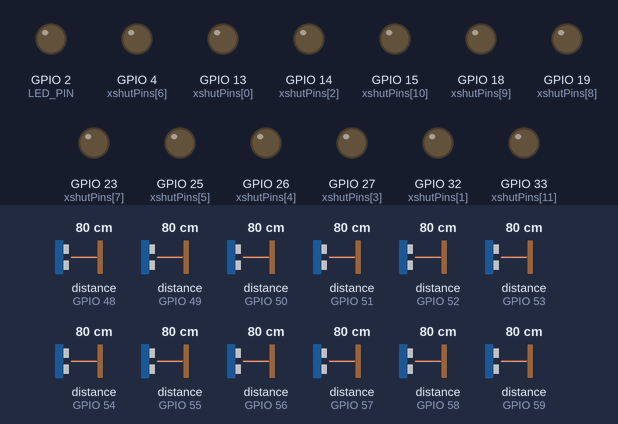
A sketch run on a simulated ESP32. On the bench: output pins drawn as LEDs (lit = HIGH). The test bench sets the inputs (shaded band); at power-on: distance to the obstacle (sensors on GPIO 48, GPIO 49, GPIO 50, GPIO 51, GPIO 53, GPIO 52, GPIO 54, GPIO 55, GPIO 56, GPIO 57, GPIO 58, GPIO 59) 80 cm. What the sketch prints to the serial monitor is not drawn.

Above: at 0.1 s.
At 2.6 s:
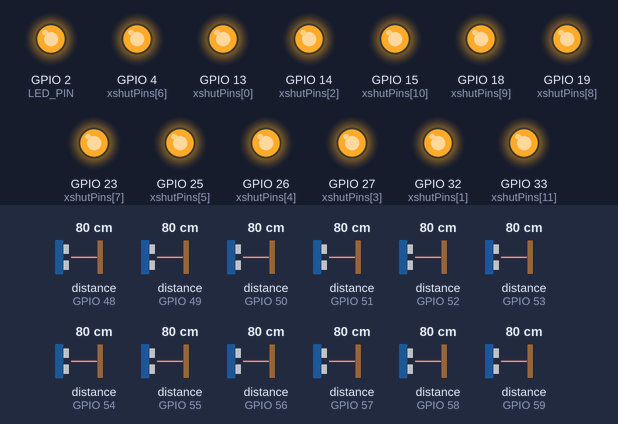
2.7 s: distance to the obstacle (sensor on GPIO 48) set to 2 cm
At 4.0 s:
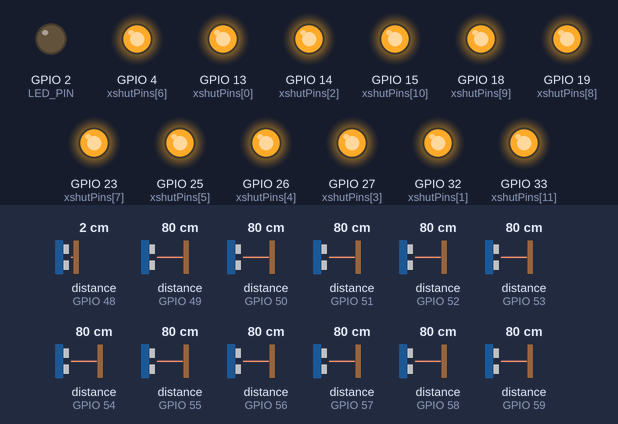
6.3 s: distance to the obstacle (sensor on GPIO 49) set to 2 cm
9.9 s: distance to the obstacle (sensor on GPIO 50) set to 2 cm
13.5 s: distance to the obstacle (sensor on GPIO 51) set to 2 cm
17.1 s: distance to the obstacle (sensor on GPIO 53) set to 250 cm
20.7 s: distance to the obstacle (sensor on GPIO 52) set to 2 cm
Timing chart, 0 to 25.3 s (numbered marks = the images above; inputs shaded):
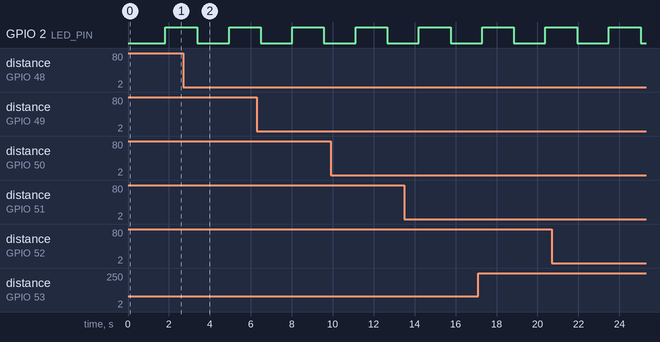

The sketch:

hand_board_07.ino
```cpp
#include <Wire.h>
#include "Adafruit_VL53L0X.h"
#include <WiFi.h>
#include <esp_now.h>

#define SENSOR_COUNT 12
#define WINDOW_SIZE   5      // rolling median window
#define LED_PIN       2      // on‑board LED

// VL53L0X instances
Adafruit_VL53L0X sensors[SENSOR_COUNT];

// XSHUT pins for each sensor
const uint8_t xshutPins[SENSOR_COUNT] = {
   13, 32, 14, 27, 26, 25,  // LHTA, LHTB, LHI, LHM, LHR, LHP
    4, 23, 19, 18, 15, 33   // RHTA, RHTB, RHI, RHM, RHR, RHP
};

// I²C addresses for each sensor
const uint8_t sensorAddresses[SENSOR_COUNT] = {
  0x30,0x31,0x32,0x33,
  0x34,0x35,0x36,0x37,
  0x38,0x39,0x3A,0x3B
};

// Finger labels
const char* fingerNames[SENSOR_COUNT] = {
  "LHTA","LHTB","LHI","LHM","LHR","LHP",
  "RHTA","RHTB","RHI","RHM","RHR","RHP"
};

// Valid distance windows per finger
const uint16_t minRange[SENSOR_COUNT] = {
   89,  87,  86,  84,  95,  93,
   86,  99,  89,  88,  85, 107
};
const uint16_t maxRange[SENSOR_COUNT] = {
   99,  97,  96,  94, 105, 103,
   96, 109,  99,  98,  95, 117
};

bool sensorReady[SENSOR_COUNT];
uint16_t buffer[SENSOR_COUNT][WINDOW_SIZE];
uint8_t  bufIndex = 0;

// LED blink
unsigned long blinkInterval = 1000;
unsigned long lastBlink     = 0;
bool          ledState      = LOW;

// ESP‑NOW peer (robot) MAC address
uint8_t peerMAC[6] = { 0xCC, 0xDB, 0xA7, 0x92, 0xCE, 0x20 };

// Called when a packet is sent
void onDataSent(const uint8_t *mac_addr, esp_now_send_status_t status) {
  Serial.printf("Send to %02X:%02X:%02X:%02X:%02X:%02X %s\n",
    mac_addr[0],mac_addr[1],mac_addr[2],
    mac_addr[3],mac_addr[4],mac_addr[5],
    status == ESP_NOW_SEND_SUCCESS ? "OK" : "FAIL");
}

// Compute median of WINDOW_SIZE values
uint16_t medianOf(uint16_t *arr) {
  uint16_t tmp[WINDOW_SIZE];
  memcpy(tmp, arr, WINDOW_SIZE * sizeof(uint16_t));
  for (int i = 1; i < WINDOW_SIZE; i++) {
    uint16_t key = tmp[i];
    int j = i - 1;
    while (j >= 0 && tmp[j] > key) {
      tmp[j+1] = tmp[j];
      j--;
    }
    tmp[j+1] = key;
  }
  return tmp[WINDOW_SIZE/2];
}

void setup() {
  Serial.begin(115200);
  Wire.begin(21, 22);         // SDA = 21, SCL = 22
  Wire.setClock(100000);      // 100 kHz I²C
  pinMode(LED_PIN, OUTPUT);
  digitalWrite(LED_PIN, LOW);
  delay(100);

  // Shutdown all sensors & init buffers
  for (int i = 0; i < SENSOR_COUNT; i++) {
    pinMode(xshutPins[i], OUTPUT);
    digitalWrite(xshutPins[i], LOW);
    sensorReady[i] = false;
    for (int w = 0; w < WINDOW_SIZE; w++) {
      buffer[i][w] = 0xFFFF;  // sentinel = out of range
    }
  }
  delay(100);

  // Initialize each VL53L0X
  for (int i = 0; i < SENSOR_COUNT; i++) {
    digitalWrite(xshutPins[i], HIGH);
    delay(100);
    if (!sensors[i].begin(0x29, &Wire)) {
      Serial.printf("❌ Sensor %d boot fail\n", i);
      continue;
    }
    sensors[i].setAddress(sensorAddresses[i]);
    if (!sensors[i].begin(sensorAddresses[i], &Wire)) {
      Serial.printf("❌ Sensor %d addr set fail\n", i);
    } else {
      sensorReady[i] = true;
      Serial.printf("✅ Sensor %d @0x%X\n", i, sensorAddresses[i]);
    }
  }

  // Determine LED blink interval
  bool allOk = true;
  for (int i = 0; i < SENSOR_COUNT; i++) {
    if (!sensorReady[i]) { allOk = false; break; }
  }
  blinkInterval = allOk ? 1000UL : 5000UL;
  Serial.printf("Setup complete – LED blink %lums\n\n", blinkInterval);

  // === ESP‑NOW Setup ===
  WiFi.mode(WIFI_STA);
  WiFi.disconnect();
  if (esp_now_init() != ESP_OK) {
    Serial.println("❌ ESP-NOW init failed");
    while (1) { delay(1000); }
  }
  esp_now_register_send_cb(onDataSent);

  esp_now_peer_info_t peerInfo = {};
  memcpy(peerInfo.peer_addr, peerMAC, 6);
  peerInfo.channel = 0;
  peerInfo.encrypt = false;
  if (esp_now_add_peer(&peerInfo) != ESP_OK) {
    Serial.println("❌ Failed to add ESP-NOW peer");
    while (1) { delay(1000); }
  }
}

void loop() {
  VL53L0X_RangingMeasurementData_t m;

  // 1) Take one sample per sensor
  for (int i = 0; i < SENSOR_COUNT; i++) {
    if (sensorReady[i]) {
      sensors[i].rangingTest(&m, false);
      buffer[i][bufIndex] = (m.RangeStatus != 4)
        ? m.RangeMilliMeter
        : 0xFFFF;
    }
  }

  // 2) Compute median, print distances & flags, build state bytes
  uint8_t leftState  = 0;
  uint8_t rightState = 0;

  for (int i = 0; i < SENSOR_COUNT; i++) {
    Serial.print(fingerNames[i]);
    Serial.print(" - ");

    if (!sensorReady[i]) {
      Serial.print("❌ Not init");
    } else {
      uint16_t med = medianOf(buffer[i]);
      if (med == 0xFFFF) {
        Serial.print("⚠️ Out of range (0)");
      } else {
        bool inRange = (med >= minRange[i] && med <= maxRange[i]);
        Serial.printf("%dmm (%d)", med, inRange ? 1 : 0);
        if (i < 6) {
          if (inRange) leftState  |= (1 << i);
        } else {
          if (inRange) rightState |= (1 << (i - 6));
        }
      }
    }
    Serial.print(i < SENSOR_COUNT - 1 ? ", " : "\n");
  }

  // 3) Print state bytes
  Serial.printf("LeftState: 0x%02X, RightState: 0x%02X\n\n",
                leftState, rightState);

  // 4) Send state bytes via ESP‑NOW
  uint8_t packet[2] = { leftState, rightState };
  esp_err_t res = esp_now_send(peerMAC, packet, sizeof(packet));
  if (res != ESP_OK) {
    Serial.printf("esp_now_send err: %d\n", res);
  }

  // advance circular buffer index
  bufIndex = (bufIndex + 1) % WINDOW_SIZE;

  // 5) LED blink (non‑blocking)
  unsigned long now = millis();
  if (now - lastBlink >= blinkInterval) {
    lastBlink = now;
    ledState   = !ledState;
    digitalWrite(LED_PIN, ledState);
  }

  // wait until next cycle (~360 ms)
  delay(360);
}
```
